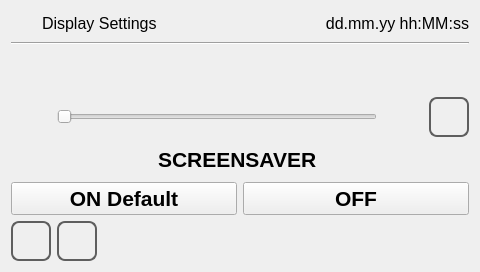
<?xml version="1.0" encoding="UTF-8"?>
<ui version="4.0">
 <class>display_settings</class>
 <widget class="QWidget" name="display_settings">
  <property name="geometry">
   <rect>
    <x>0</x>
    <y>0</y>
    <width>480</width>
    <height>272</height>
   </rect>
  </property>
  <property name="minimumSize">
   <size>
    <width>0</width>
    <height>0</height>
   </size>
  </property>
  <property name="maximumSize">
   <size>
    <width>16777215</width>
    <height>16777215</height>
   </size>
  </property>
  <property name="windowTitle">
   <string>display_settings</string>
  </property>
  <property name="styleSheet">
   <string notr="true"/>
  </property>
  <layout class="QVBoxLayout" name="verticalLayout">
   <item>
    <layout class="QHBoxLayout" name="horizontalLayout">
     <item>
      <widget class="QLabel" name="labelIcon">
       <property name="minimumSize">
        <size>
         <width>25</width>
         <height>25</height>
        </size>
       </property>
       <property name="maximumSize">
        <size>
         <width>25</width>
         <height>25</height>
        </size>
       </property>
       <property name="focusPolicy">
        <enum>Qt::NoFocus</enum>
       </property>
       <property name="styleSheet">
        <string notr="true">border-image: url(:/systemicons/img/Display.png);</string>
       </property>
       <property name="text">
        <string/>
       </property>
      </widget>
     </item>
     <item>
      <widget class="QLabel" name="labelTitle">
       <property name="sizePolicy">
        <sizepolicy hsizetype="MinimumExpanding" vsizetype="Fixed">
         <horstretch>0</horstretch>
         <verstretch>0</verstretch>
        </sizepolicy>
       </property>
       <property name="font">
        <font>
         <pointsize>12</pointsize>
        </font>
       </property>
       <property name="focusPolicy">
        <enum>Qt::NoFocus</enum>
       </property>
       <property name="text">
        <string>Display Settings</string>
       </property>
      </widget>
     </item>
     <item>
      <widget class="QLabel" name="labelUserName">
       <property name="sizePolicy">
        <sizepolicy hsizetype="Minimum" vsizetype="Fixed">
         <horstretch>0</horstretch>
         <verstretch>0</verstretch>
        </sizepolicy>
       </property>
       <property name="focusPolicy">
        <enum>Qt::NoFocus</enum>
       </property>
       <property name="text">
        <string/>
       </property>
      </widget>
     </item>
     <item>
      <widget class="QLabel" name="labelDataOra">
       <property name="sizePolicy">
        <sizepolicy hsizetype="MinimumExpanding" vsizetype="Fixed">
         <horstretch>0</horstretch>
         <verstretch>0</verstretch>
        </sizepolicy>
       </property>
       <property name="font">
        <font>
         <pointsize>12</pointsize>
        </font>
       </property>
       <property name="focusPolicy">
        <enum>Qt::NoFocus</enum>
       </property>
       <property name="text">
        <string>dd.mm.yy hh:MM:ss</string>
       </property>
       <property name="alignment">
        <set>Qt::AlignRight|Qt::AlignTrailing|Qt::AlignVCenter</set>
       </property>
      </widget>
     </item>
    </layout>
   </item>
   <item>
    <widget class="Line" name="line">
     <property name="focusPolicy">
      <enum>Qt::NoFocus</enum>
     </property>
     <property name="orientation">
      <enum>Qt::Horizontal</enum>
     </property>
    </widget>
   </item>
   <item>
    <layout class="QHBoxLayout" name="horizontalLayout_5">
     <item>
      <spacer name="horizontalSpacer_2">
       <property name="focusPolicy">
        <enum>Qt::NoFocus</enum>
       </property>
       <property name="orientation">
        <enum>Qt::Horizontal</enum>
       </property>
       <property name="sizeHint" stdset="0">
        <size>
         <width>40</width>
         <height>20</height>
        </size>
       </property>
      </spacer>
     </item>
     <item>
      <widget class="QLabel" name="label">
       <property name="sizePolicy">
        <sizepolicy hsizetype="Fixed" vsizetype="Preferred">
         <horstretch>0</horstretch>
         <verstretch>0</verstretch>
        </sizepolicy>
       </property>
       <property name="minimumSize">
        <size>
         <width>40</width>
         <height>40</height>
        </size>
       </property>
       <property name="maximumSize">
        <size>
         <width>40</width>
         <height>40</height>
        </size>
       </property>
       <property name="focusPolicy">
        <enum>Qt::NoFocus</enum>
       </property>
       <property name="styleSheet">
        <string notr="true">image: url(:/icons/img/sun.png);</string>
       </property>
       <property name="text">
        <string/>
       </property>
      </widget>
     </item>
     <item>
      <spacer name="horizontalSpacer_3">
       <property name="focusPolicy">
        <enum>Qt::NoFocus</enum>
       </property>
       <property name="orientation">
        <enum>Qt::Horizontal</enum>
       </property>
       <property name="sizeHint" stdset="0">
        <size>
         <width>40</width>
         <height>20</height>
        </size>
       </property>
      </spacer>
     </item>
    </layout>
   </item>
   <item>
    <layout class="QHBoxLayout" name="horizontalLayout_3">
     <item>
      <widget class="QPushButton" name="pushButtonMinus">
       <property name="sizePolicy">
        <sizepolicy hsizetype="Fixed" vsizetype="Fixed">
         <horstretch>0</horstretch>
         <verstretch>0</verstretch>
        </sizepolicy>
       </property>
       <property name="minimumSize">
        <size>
         <width>40</width>
         <height>40</height>
        </size>
       </property>
       <property name="maximumSize">
        <size>
         <width>40</width>
         <height>40</height>
        </size>
       </property>
       <property name="focusPolicy">
        <enum>Qt::NoFocus</enum>
       </property>
       <property name="styleSheet">
        <string notr="true">border-image: url(:/systemicons/img/Minus.png);</string>
       </property>
       <property name="text">
        <string/>
       </property>
       <property name="flat">
        <bool>true</bool>
       </property>
      </widget>
     </item>
     <item>
      <widget class="QSlider" name="horizontalSlider">
       <property name="minimumSize">
        <size>
         <width>0</width>
         <height>32</height>
        </size>
       </property>
       <property name="maximumSize">
        <size>
         <width>16777215</width>
         <height>32</height>
        </size>
       </property>
       <property name="focusPolicy">
        <enum>Qt::NoFocus</enum>
       </property>
       <property name="orientation">
        <enum>Qt::Horizontal</enum>
       </property>
      </widget>
     </item>
     <item>
      <widget class="QPushButton" name="pushButtonPlus">
       <property name="sizePolicy">
        <sizepolicy hsizetype="Fixed" vsizetype="Fixed">
         <horstretch>0</horstretch>
         <verstretch>0</verstretch>
        </sizepolicy>
       </property>
       <property name="minimumSize">
        <size>
         <width>40</width>
         <height>40</height>
        </size>
       </property>
       <property name="maximumSize">
        <size>
         <width>40</width>
         <height>40</height>
        </size>
       </property>
       <property name="focusPolicy">
        <enum>Qt::NoFocus</enum>
       </property>
       <property name="styleSheet">
        <string notr="true">border-image: url(:/systemicons/img/Plus.png);</string>
       </property>
       <property name="text">
        <string/>
       </property>
       <property name="flat">
        <bool>true</bool>
       </property>
      </widget>
     </item>
     <item>
      <widget class="QPushButton" name="pushButton">
       <property name="sizePolicy">
        <sizepolicy hsizetype="Fixed" vsizetype="Fixed">
         <horstretch>0</horstretch>
         <verstretch>0</verstretch>
        </sizepolicy>
       </property>
       <property name="minimumSize">
        <size>
         <width>40</width>
         <height>40</height>
        </size>
       </property>
       <property name="maximumSize">
        <size>
         <width>40</width>
         <height>40</height>
        </size>
       </property>
       <property name="font">
        <font>
         <pointsize>20</pointsize>
         <weight>75</weight>
         <bold>true</bold>
        </font>
       </property>
       <property name="focusPolicy">
        <enum>Qt::NoFocus</enum>
       </property>
       <property name="styleSheet">
        <string notr="true">QPushButton
{
border: 2px solid  rgb(94, 94, 94);
border-radius: 8px;
qproperty-icon: url(:/systemicons/img/OK.png);
qproperty-iconSize: 24px 24px;
qproperty-focusPolicy: NoFocus;
}
QPushButton:pressed
{
border: 2px solid  rgb(194, 194, 194);
background-color:  rgb(255, 255, 127);
}
QPushButton:disabled
{
border: 2px solid  rgb(194, 194, 194);
}
</string>
       </property>
       <property name="text">
        <string/>
       </property>
      </widget>
     </item>
    </layout>
   </item>
   <item>
    <layout class="QHBoxLayout" name="horizontalLayout_6">
     <item>
      <spacer name="horizontalSpacer_4">
       <property name="focusPolicy">
        <enum>Qt::NoFocus</enum>
       </property>
       <property name="orientation">
        <enum>Qt::Horizontal</enum>
       </property>
       <property name="sizeHint" stdset="0">
        <size>
         <width>40</width>
         <height>20</height>
        </size>
       </property>
      </spacer>
     </item>
     <item>
      <widget class="QLabel" name="label_2">
       <property name="sizePolicy">
        <sizepolicy hsizetype="Minimum" vsizetype="Minimum">
         <horstretch>0</horstretch>
         <verstretch>0</verstretch>
        </sizepolicy>
       </property>
       <property name="font">
        <font>
         <pointsize>16</pointsize>
         <weight>75</weight>
         <bold>true</bold>
        </font>
       </property>
       <property name="focusPolicy">
        <enum>Qt::NoFocus</enum>
       </property>
       <property name="text">
        <string>SCREENSAVER </string>
       </property>
      </widget>
     </item>
     <item>
      <spacer name="horizontalSpacer_5">
       <property name="focusPolicy">
        <enum>Qt::NoFocus</enum>
       </property>
       <property name="orientation">
        <enum>Qt::Horizontal</enum>
       </property>
       <property name="sizeHint" stdset="0">
        <size>
         <width>40</width>
         <height>20</height>
        </size>
       </property>
      </spacer>
     </item>
    </layout>
   </item>
   <item>
    <layout class="QHBoxLayout" name="horizontalLayout_2">
     <item>
      <widget class="QPushButton" name="pushButtonON">
       <property name="font">
        <font>
         <pointsize>16</pointsize>
         <weight>75</weight>
         <bold>true</bold>
        </font>
       </property>
       <property name="focusPolicy">
        <enum>Qt::NoFocus</enum>
       </property>
       <property name="styleSheet">
        <string notr="true"/>
       </property>
       <property name="text">
        <string>ON Default</string>
       </property>
      </widget>
     </item>
     <item>
      <widget class="QPushButton" name="pushButtonOFF">
       <property name="font">
        <font>
         <pointsize>16</pointsize>
         <weight>75</weight>
         <bold>true</bold>
        </font>
       </property>
       <property name="focusPolicy">
        <enum>Qt::NoFocus</enum>
       </property>
       <property name="styleSheet">
        <string notr="true"/>
       </property>
       <property name="text">
        <string>OFF</string>
       </property>
      </widget>
     </item>
    </layout>
   </item>
   <item>
    <layout class="QHBoxLayout" name="horizontalLayout_4">
     <item>
      <widget class="QPushButton" name="pushButtonHome">
       <property name="sizePolicy">
        <sizepolicy hsizetype="Minimum" vsizetype="Fixed">
         <horstretch>50</horstretch>
         <verstretch>50</verstretch>
        </sizepolicy>
       </property>
       <property name="minimumSize">
        <size>
         <width>40</width>
         <height>40</height>
        </size>
       </property>
       <property name="maximumSize">
        <size>
         <width>40</width>
         <height>40</height>
        </size>
       </property>
       <property name="focusPolicy">
        <enum>Qt::NoFocus</enum>
       </property>
       <property name="styleSheet">
        <string notr="true">QPushButton
{
border: 2px solid  rgb(94, 94, 94);
border-radius: 8px;
qproperty-icon: url(:/systemicons/img/Home.png);
qproperty-iconSize: 24px 24px;
qproperty-focusPolicy: NoFocus;
}
QPushButton:pressed
{
border: 2px solid  rgb(194, 194, 194);
background-color:  rgb(255, 255, 127);
}
QPushButton:disabled
{
border: 2px solid  rgb(194, 194, 194);
}
</string>
       </property>
       <property name="text">
        <string/>
       </property>
      </widget>
     </item>
     <item>
      <widget class="QPushButton" name="pushButtonBack">
       <property name="sizePolicy">
        <sizepolicy hsizetype="Minimum" vsizetype="Fixed">
         <horstretch>50</horstretch>
         <verstretch>50</verstretch>
        </sizepolicy>
       </property>
       <property name="minimumSize">
        <size>
         <width>40</width>
         <height>40</height>
        </size>
       </property>
       <property name="maximumSize">
        <size>
         <width>40</width>
         <height>40</height>
        </size>
       </property>
       <property name="focusPolicy">
        <enum>Qt::NoFocus</enum>
       </property>
       <property name="styleSheet">
        <string notr="true">QPushButton
{
border: 2px solid  rgb(94, 94, 94);
border-radius: 8px;
qproperty-icon: url(:/systemicons/img/Go_back.png);
qproperty-iconSize: 24px 24px;
qproperty-focusPolicy: NoFocus;
}
QPushButton:pressed
{
border: 2px solid  rgb(194, 194, 194);
background-color:  rgb(255, 255, 127);
}
QPushButton:disabled
{
border: 2px solid  rgb(194, 194, 194);
}
</string>
       </property>
       <property name="text">
        <string/>
       </property>
      </widget>
     </item>
     <item>
      <spacer name="horizontalSpacer">
       <property name="focusPolicy">
        <enum>Qt::NoFocus</enum>
       </property>
       <property name="orientation">
        <enum>Qt::Horizontal</enum>
       </property>
       <property name="sizeHint" stdset="0">
        <size>
         <width>40</width>
         <height>20</height>
        </size>
       </property>
      </spacer>
     </item>
    </layout>
   </item>
  </layout>
 </widget>
 <resources/>
 <connections/>
</ui>
